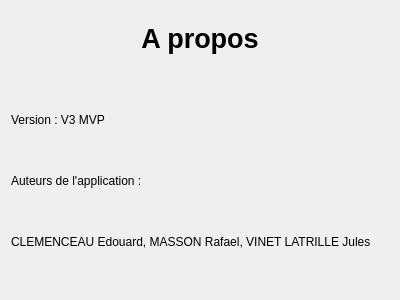
<?xml version="1.0" encoding="UTF-8"?>
<ui version="4.0">
 <class>aPropos</class>
 <widget class="QWidget" name="aPropos">
  <property name="geometry">
   <rect>
    <x>0</x>
    <y>0</y>
    <width>400</width>
    <height>300</height>
   </rect>
  </property>
  <property name="windowTitle">
   <string>Form</string>
  </property>
  <layout class="QVBoxLayout" name="verticalLayout_2">
   <item>
    <layout class="QVBoxLayout" name="verticalLayout">
     <item>
      <widget class="QLabel" name="label">
       <property name="font">
        <font>
         <pointsize>20</pointsize>
         <bold>true</bold>
        </font>
       </property>
       <property name="text">
        <string>A propos</string>
       </property>
       <property name="alignment">
        <set>Qt::AlignCenter</set>
       </property>
      </widget>
     </item>
     <item>
      <spacer name="verticalSpacer">
       <property name="orientation">
        <enum>Qt::Vertical</enum>
       </property>
       <property name="sizeType">
        <enum>QSizePolicy::Minimum</enum>
       </property>
       <property name="sizeHint" stdset="0">
        <size>
         <width>10</width>
         <height>20</height>
        </size>
       </property>
      </spacer>
     </item>
     <item>
      <widget class="QLabel" name="label_4">
       <property name="text">
        <string>Version : V3 MVP</string>
       </property>
      </widget>
     </item>
     <item>
      <widget class="QLabel" name="label_2">
       <property name="text">
        <string>Auteurs de l'application : </string>
       </property>
      </widget>
     </item>
     <item>
      <widget class="QLabel" name="label_3">
       <property name="text">
        <string>CLEMENCEAU Edouard, MASSON Rafael, VINET LATRILLE Jules</string>
       </property>
      </widget>
     </item>
     <item>
      <spacer name="verticalSpacer_2">
       <property name="orientation">
        <enum>Qt::Vertical</enum>
       </property>
       <property name="sizeType">
        <enum>QSizePolicy::Minimum</enum>
       </property>
       <property name="sizeHint" stdset="0">
        <size>
         <width>20</width>
         <height>20</height>
        </size>
       </property>
      </spacer>
     </item>
    </layout>
   </item>
  </layout>
 </widget>
 <resources/>
 <connections/>
</ui>
